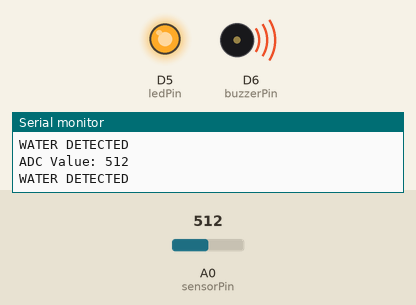
Bench run of a sketch on a simulated ESP8266 (NodeMCU). Parts: output pins drawn as LEDs (lit = HIGH), buzzer (waves = sounding, pin HIGH), the last lines printed to the serial monitor. The inputs (shaded band) are chosen by the test bench; at power-on: A0 (sensorPin) = 512.

Above: at 1.8 s.
1.9 s: A0 (sensorPin) set to 16
3.4 s: A0 (sensorPin) set to 13
At 5.2 s:
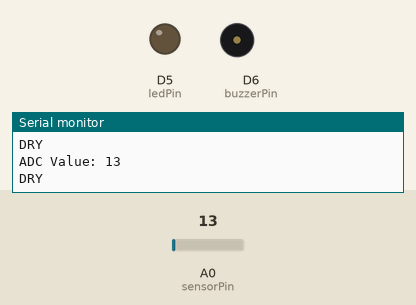
5.5 s: A0 (sensorPin) set to 122
At 7.0 s:
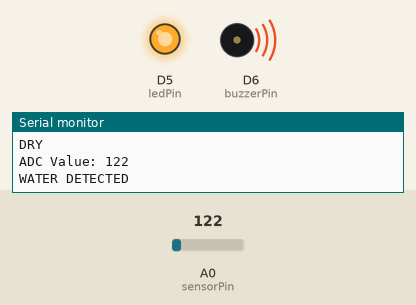
7.5 s: A0 (sensorPin) set to 0
At 8.5 s:
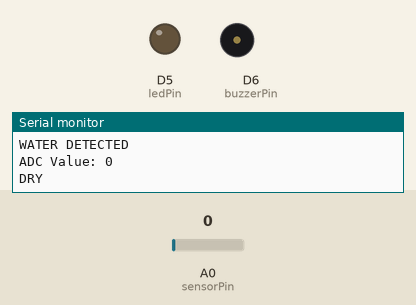
Timing chart, 0 to 10.5 s (numbered marks = the images above; inputs shaded):
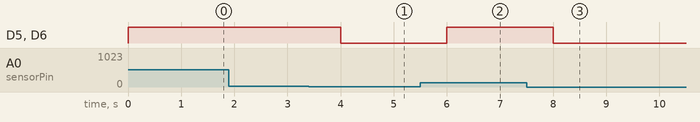

Measured:
- the behaviour switches between 15 and 14 on A0 (sensorPin) (found by bisection; images 0 and 1)
- after the input at 3.4 s, D5 (ledPin), D6 (buzzerPin): HIGH → LOW after 0.60 s
- after the input at 5.5 s, D5 (ledPin), D6 (buzzerPin): LOW → HIGH after 0.50 s
- after the input at 7.5 s, D5 (ledPin), D6 (buzzerPin): HIGH → LOW after 0.50 s

The sketch:

WaterDetectionLedBuzzer.ino
```cpp
const int sensorPin = A0;
const int ledPin = D5;
const int buzzerPin = D6;

int threshold = 14;

void setup()
{
    Serial.begin(115200);

    pinMode(ledPin, OUTPUT);
    pinMode(buzzerPin, OUTPUT);

    digitalWrite(ledPin, LOW);
    digitalWrite(buzzerPin, LOW);
}

void loop()
{
    int sensorValue = analogRead(sensorPin);

    Serial.print("ADC Value: ");
    Serial.println(sensorValue);

    if(sensorValue > threshold)
    {
        digitalWrite(ledPin, HIGH);
        digitalWrite(buzzerPin, HIGH);

        Serial.println("WATER DETECTED");
    }
    else
    {
        digitalWrite(ledPin, LOW);
        digitalWrite(buzzerPin, LOW);

        Serial.println("DRY");
    }

    delay(1000);
}
```
